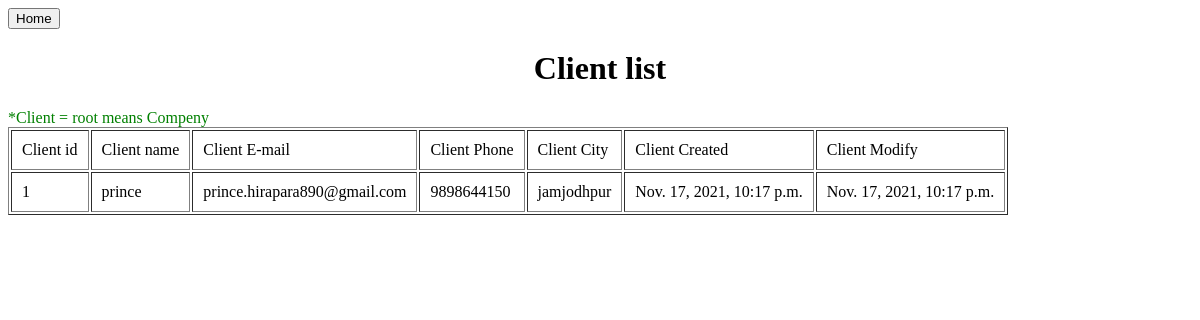
/vclient, run on an earlier commit of the app's database.
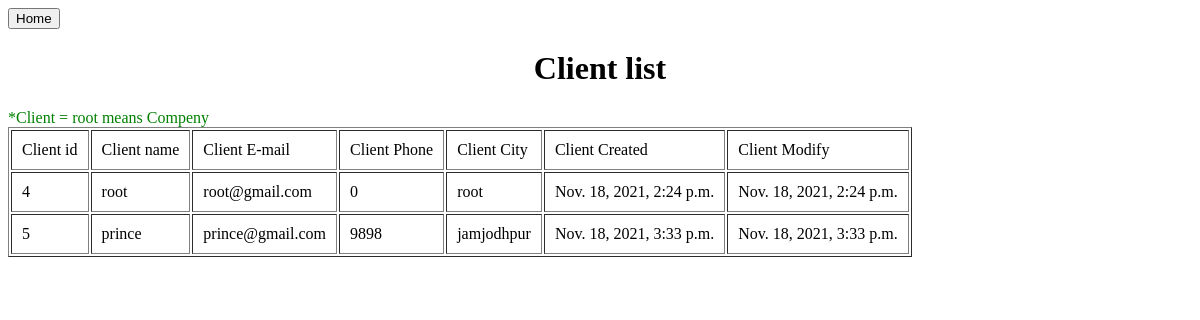
And on a later commit of the database.
### moduls/models.py (models this page shows)
class Client(models.Model):
    clientid = models.AutoField(primary_key=True)
    clientname = models.CharField(max_length=100)
    compenyname = models.CharField(max_length=200)
    email = models.EmailField(unique=True)
    phone = models.IntegerField()
    address = models.CharField(max_length=100)
    clientcity = models.CharField(max_length=100)
    created = models.DateTimeField(auto_now_add=True)
    modify = models.DateTimeField(auto_now=True)

### moduls/views.py (the view)
# urls.py: path('vclient',views.vclient,name = "vclient"),
def vclient(request):
    if request.method == 'POST':
        return render(request,'vclient.html')
    else:
        role1 = Client.objects.all()
        return render(request, 'vclient.html',{'role1': role1})

### moduls/templates/vclient.html (shortened to what this page needs)
<!DOCTYPE html>
<html lang="en">
<head>
</head>
<body>
<div class="logout">
    <form action="{% url 'home'%}" method="post">
    <input type="submit" value="Home">
    </form>
</div>
<center><h1>Client list</h1></center>
<font color="green">*Client =  root means Compeny<br></font>
<table border="1"cellpadding="10" >
    <tr>
        <td>Client id</td>
        <td>Client name</td>
        <td>Client E-mail</td>
        <td>Client Phone</td>
        <td>Client City </td>
        <td>Client Created</td>
        <td>Client Modify</td>
    </tr>
    {% for temp in role1 %}
    <tr>
        <td>{{temp.clientid}}</td>
        <td>{{temp.clientname}}</td>
        <td>{{temp.email}}</td>
        <td>{{temp.phone}}</td>
        <td>{{temp.clientcity}}</td>
        <td>{{temp.created}}</td>
        <td>{{temp.modify}}</td>
    </tr>
    {% endfor %}
</table>
</body>
</html>

What changed in the data, as far as the page shows it:
removed Client: clientid "1", clientname "prince", email "prince.hirapara890@gmail.com", phone "9898644150", clientcity "jamjodhpur", created "Nov. 17, 2021, 10:17 p.m.", modify "Nov. 17, 2021, 10:17 p.m."
added Client: clientid "4", clientname "root", email "root@gmail.com", phone "0", clientcity "root", created "Nov. 18, 2021, 2:24 p.m.", modify "Nov. 18, 2021, 2:24 p.m."
added Client: clientid "5", clientname "prince", email "prince@gmail.com", phone "9898", clientcity "jamjodhpur", created "Nov. 18, 2021, 3:33 p.m.", modify "Nov. 18, 2021, 3:33 p.m."
